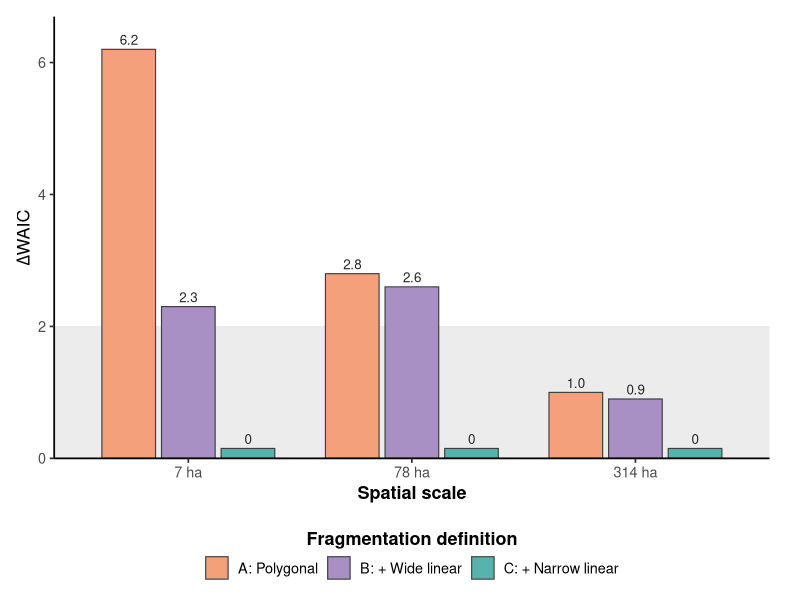
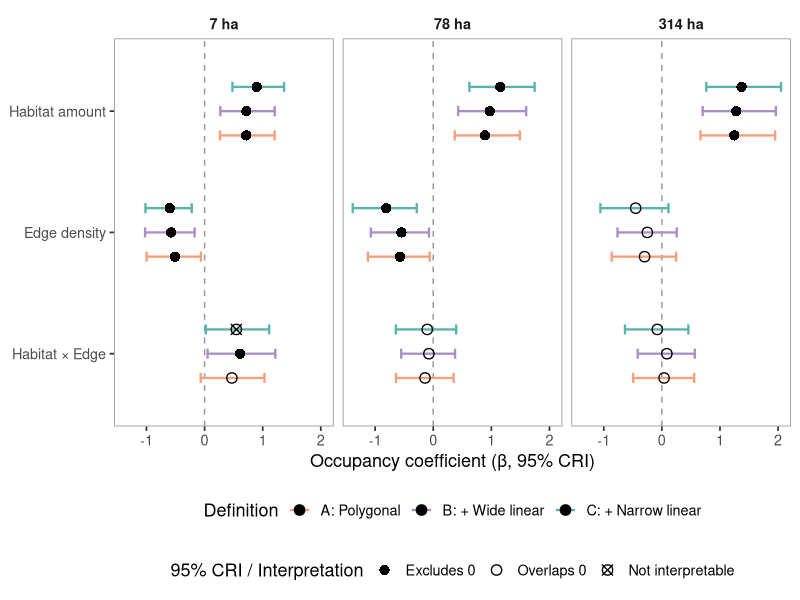

Write R code to recreate these figures, in order.
# =============================================================================
# 09  MAIN-TEXT FIGURES
# =============================================================================
# Reproduces the three R-generated main-text figures:
#   Figure 3  dWAIC by scale and fragmentation definition (bar plot)
#   Figure 4  occupancy coefficient forest plot (habitat, edge, interaction)
#   Figure 5  predicted-occupancy partial effects for habitat and edge, by scale
#
# The plotted values (WAIC deltas, coefficient means and 95% CRIs) are the
# results reported in the manuscript - i.e. the outputs of scripts 03 and 05.
# They are entered directly here so the figures can be regenerated without
# reloading the fitted models. If you re-fit the models, update the numbers in
# the labelled data blocks below.
#
# OUTPUTS: outputs/figures/fig3_dWAIC_by_scale.png
#          outputs/figures/fig4_forest_coefficients.png
#          outputs/figures/fig5_habitat_edge_partial_effects.png
# =============================================================================

library(ggplot2)
library(dplyr)
library(gridExtra)

FIG_DIR <- "outputs/figures"
dir.create(FIG_DIR, showWarnings = FALSE, recursive = TRUE)

# =============================================================================
# SHARED STYLE
# =============================================================================
scale_ar   <- c("150m" = "7 ha", "500m" = "78 ha", "1000m" = "314 ha")
def_cols   <- c("A" = "#F4A07A", "B" = "#A88FC4", "C" = "#56B4AC")
def_labs   <- c("A" = "A: Polygonal", "B" = "B: + Wide linear", "C" = "C: + Narrow linear")
scale_cols <- c("7 ha" = "#9A031E", "78 ha" = "#E69F00", "314 ha" = "#0F4C5C")

theme_clean <- function(b = 12) theme_bw(b) +
  theme(panel.grid.minor = element_blank(),
        panel.grid.major = element_blank(),
        panel.border     = element_rect(color = "grey60", fill = NA),
        strip.background  = element_blank(),
        strip.text        = element_text(face = "bold"),
        legend.key        = element_blank(),
        plot.tag          = element_text(face = "bold", size = 12))

# Pull the legend grob out of a plot (used to share one legend across panels).
get_legend <- function(p) {
  g <- ggplotGrob(p + theme(legend.position = "bottom"))
  k <- which(grepl("guide-box", vapply(g$grobs, function(x) x$name, "")))
  if (length(k)) g$grobs[[k[1]]] else grid::nullGrob()
}

# =============================================================================
# FIGURE 3 - dWAIC by scale and fragmentation definition
# =============================================================================
# Definition C is the reference (dWAIC = 0) at each scale; bars show how much
# worse Definitions A and B are. The grey band marks dWAIC < 2 (equivalent
# support).

fig_waic <- tibble::tribble(
  ~scale,   ~def, ~dWAIC,
  "7 ha",   "A", 6.2,   "7 ha",   "B", 2.3,   "7 ha",   "C", 0.0,
  "78 ha",  "A", 2.8,   "78 ha",  "B", 2.6,   "78 ha",  "C", 0.0,
  "314 ha", "A", 1.0,   "314 ha", "B", 0.9,   "314 ha", "C", 0.0
) %>%
  mutate(scale  = factor(scale, levels = c("7 ha", "78 ha", "314 ha")),
         plot_h = ifelse(def == "C", 0.15, dWAIC),   # small visible bar for C
         lab    = ifelse(def == "C", "0", sprintf("%.1f", dWAIC)))

fig3 <- ggplot(fig_waic, aes(scale, plot_h, fill = def)) +
  annotate("rect", xmin = -Inf, xmax = Inf, ymin = 0, ymax = 2,
           fill = "grey88", alpha = 0.6) +
  geom_col(position = position_dodge(width = 0.8), width = 0.72,
           colour = "grey25", linewidth = 0.4) +
  geom_text(aes(label = lab), position = position_dodge(width = 0.8),
            vjust = -0.45, size = 3.4, colour = "grey15") +
  scale_fill_manual(values = def_cols, labels = def_labs,
                    name = "Fragmentation definition") +
  scale_y_continuous(expand = expansion(mult = c(0, 0.08)),
                     breaks = seq(0, 6, 2)) +
  labs(x = "Spatial scale", y = expression(Delta * "WAIC")) +
  guides(fill = guide_legend(title.position = "top", title.hjust = 0.5)) +
  theme_classic(base_size = 13) +
  theme(axis.title      = element_text(face = "bold"),
        legend.position = "bottom",
        legend.title    = element_text(face = "bold"),
        plot.margin     = margin(t = 12, r = 22, b = 8, l = 12))

ggsave(file.path(FIG_DIR, "fig3_dWAIC_by_scale.png"), fig3,
       width = 9.5, height = 5.8, dpi = 600, bg = "white")

# =============================================================================
# FIGURE 4 - occupancy coefficient forest plot
# =============================================================================
# Habitat amount and edge density are from the additive model (M3); the
# interaction term is from the interaction model (M4). Hollow points overlap 0;
# the crossed point is the 7 ha Def C interaction, flagged not interpretable by
# the structure-coefficient check (script 05).

forest_data <- tibble::tribble(
  ~definition, ~scale,  ~parameter,     ~mean,   ~lower,  ~upper,
  # Habitat amount - additive (M3)
  "A","150m","prop_habitat",  0.7159,  0.2640,  1.2051,
  "B","150m","prop_habitat",  0.7193,  0.2707,  1.2073,
  "C","150m","prop_habitat",  0.8968,  0.4791,  1.3678,
  "A","500m","prop_habitat",  0.8912,  0.3698,  1.4916,
  "B","500m","prop_habitat",  0.9731,  0.4290,  1.6000,
  "C","500m","prop_habitat",  1.1558,  0.6220,  1.7454,
  "A","1000m","prop_habitat", 1.2466,  0.6643,  1.9495,
  "B","1000m","prop_habitat", 1.2799,  0.7017,  1.9621,
  "C","1000m","prop_habitat", 1.3717,  0.7644,  2.0506,
  # Edge density - additive (M3)
  "A","150m","edge_density", -0.5084, -0.9974, -0.0630,
  "B","150m","edge_density", -0.5753, -1.0244, -0.1716,
  "C","150m","edge_density", -0.6006, -1.0175, -0.2213,
  "A","500m","edge_density", -0.5718, -1.1237, -0.0600,
  "B","500m","edge_density", -0.5478, -1.0733, -0.0730,
  "C","500m","edge_density", -0.8086, -1.3858, -0.2833,
  "A","1000m","edge_density",-0.2979, -0.8641,  0.2453,
  "B","1000m","edge_density",-0.2499, -0.7634,  0.2560,
  "C","1000m","edge_density",-0.4511, -1.0577,  0.1132,
  # Habitat x Edge - interaction model (M4)
  "A","150m","interaction",   0.4694, -0.0667,  1.0304,
  "B","150m","interaction",   0.6111,  0.0510,  1.2173,
  "C","150m","interaction",   0.5465,  0.0215,  1.1111,
  "A","500m","interaction",  -0.1410, -0.6418,  0.3517,
  "B","500m","interaction",  -0.0750, -0.5505,  0.3756,
  "C","500m","interaction",  -0.1030, -0.6436,  0.3948,
  "A","1000m","interaction",  0.0378, -0.4932,  0.5562,
  "B","1000m","interaction",  0.0861, -0.4155,  0.5665,
  "C","1000m","interaction", -0.0786, -0.6349,  0.4560
) %>%
  mutate(
    status = case_when(
      parameter == "interaction" & definition == "C" & scale == "150m" ~ "Not interpretable",
      sign(lower) == sign(upper)                                        ~ "Excludes 0",
      TRUE                                                              ~ "Overlaps 0"),
    status = factor(status, levels = c("Excludes 0", "Overlaps 0", "Not interpretable")),
    param_label = factor(recode(parameter,
                                prop_habitat = "Habitat amount",
                                edge_density = "Edge density",
                                interaction  = "Habitat \u00d7 Edge"),
                         levels = c("Habitat \u00d7 Edge", "Edge density", "Habitat amount")),
    scale_area = factor(scale, levels = c("150m", "500m", "1000m"),
                        labels = c("7 ha", "78 ha", "314 ha")),
    definition = factor(definition, levels = c("A", "B", "C")))

dodge <- position_dodge(width = 0.6)

fig4 <- ggplot(forest_data, aes(mean, param_label)) +
  geom_vline(xintercept = 0, linetype = "dashed", colour = "grey60") +
  geom_errorbarh(aes(xmin = lower, xmax = upper, colour = definition),
                 height = 0.25, linewidth = 0.8, position = dodge) +
  geom_point(aes(fill = definition, shape = status),
             size = 3, stroke = 0.7, position = dodge) +
  scale_colour_manual(values = def_cols, labels = def_labs, name = "Definition") +
  scale_fill_manual(values = def_cols,  labels = def_labs, name = "Definition") +
  scale_shape_manual(values = c("Excludes 0" = 16, "Overlaps 0" = 1,
                                "Not interpretable" = 13),
                     name = "95% CRI / Interpretation") +
  facet_wrap(~scale_area) +
  labs(x = "Occupancy coefficient (\u03b2, 95% CRI)", y = NULL) +
  theme_clean(13) +
  theme(legend.position = "bottom", legend.box = "vertical")

ggsave(file.path(FIG_DIR, "fig4_forest_coefficients.png"), fig4,
       width = 10, height = 4.5, dpi = 600, bg = "white")

# =============================================================================
# FIGURE 5 - predicted-occupancy partial effects (Def C additive model, M3)
# =============================================================================
# Left column: coefficient by scale. Right column: predicted occupancy across
# the observed range of the covariate, holding the other at its mean. Top row =
# habitat amount, bottom row = edge density.

# Posterior means / SDs for the Def C additive model, per scale, used to build
# the prediction curves (b0 = intercept, bh/be = habitat/edge slopes; hm/hsd and
# em/esd = mean and SD used to standardise habitat % and edge density).
m3C <- list(
  "150m"  = list(b0 = -3.2240, b0sd = 0.4745, bh = 0.8968, bhsd = 0.2273,
                 be = -0.6006, besd = 0.2013, hm = 0.6974, hsd = 0.3318, em = 91.55, esd = 73.90),
  "500m"  = list(b0 = -3.1869, b0sd = 0.4750, bh = 1.1558, bhsd = 0.2865,
                 be = -0.8086, besd = 0.2809, hm = 0.5400, hsd = 0.2592, em = 88.12, esd = 42.99),
  "1000m" = list(b0 = -3.2192, b0sd = 0.4809, bh = 1.3717, bhsd = 0.3293,
                 be = -0.4511, besd = 0.2993, hm = 0.4552, hsd = 0.2129, em = 83.18, esd = 35.00))

# Build the predicted-occupancy curve for one term ("hab" or "edge").
make_curve <- function(kind) {
  out <- list()
  for (sc in names(m3C)) {
    p <- m3C[[sc]]
    if (kind == "hab") {
      x  <- seq(0.05, 0.99, length.out = 120)
      xs <- (x - p$hm) / p$hsd
      lp <- p$b0 + p$bh * xs
      se <- sqrt(p$b0sd^2 + xs^2 * p$bhsd^2)
      xx <- x * 100
    } else {
      x  <- seq(0, 250, length.out = 120)
      xs <- (x - p$em) / p$esd
      lp <- p$b0 + p$be * xs
      se <- sqrt(p$b0sd^2 + xs^2 * p$besd^2)
      xx <- x
    }
    out[[sc]] <- data.frame(scale = sc, x = xx, psi = plogis(lp),
                            lo = plogis(lp - 1.96 * se), hi = plogis(lp + 1.96 * se))
  }
  do.call(rbind, out) %>%
    mutate(scale_area = factor(scale_ar[scale], levels = c("7 ha", "78 ha", "314 ha")))
}

# Coefficient values for the left-column panels.
coefC <- tibble::tribble(
  ~kind,  ~scale,   ~mean,    ~lower,   ~upper,
  "hab",  "150m",   0.8968,   0.4791,   1.3678,
  "hab",  "500m",   1.1558,   0.6220,   1.7454,
  "hab",  "1000m",  1.3717,   0.7644,   2.0506,
  "edge", "150m",  -0.6006,  -1.0175,  -0.2213,
  "edge", "500m",  -0.8086,  -1.3858,  -0.2833,
  "edge", "1000m", -0.4511,  -1.0577,   0.1132
) %>%
  mutate(scale_area = factor(scale_ar[scale], levels = c("7 ha", "78 ha", "314 ha")))

coef_panel <- function(kind, ylab, tag)
  ggplot(filter(coefC, kind == !!kind), aes(scale_area, mean, color = scale_area)) +
  geom_hline(yintercept = 0, linetype = "dashed", color = "grey60") +
  geom_errorbar(aes(ymin = lower, ymax = upper), width = 0.12, linewidth = 0.9) +
  geom_point(size = 3.4) +
  scale_color_manual(values = scale_cols, name = "Scale") +
  labs(x = "Spatial scale", y = ylab, tag = tag) + theme_clean(12)

occ_panel <- function(df, xlab, ymax, tag)
  ggplot(df, aes(x, psi, color = scale_area, fill = scale_area)) +
  geom_ribbon(aes(ymin = lo, ymax = hi), alpha = 0.10, color = NA) +
  geom_line(linewidth = 1.4) +
  scale_color_manual(values = scale_cols, name = "Scale") +
  scale_fill_manual(values = scale_cols, name = "Scale") +
  labs(x = xlab, y = "Predicted occupancy", tag = tag) +
  coord_cartesian(ylim = c(0, ymax)) + theme_clean(12)

no_legend <- function(p) p + theme(legend.position = "none")

Hc  <- coef_panel("hab",  expression("Habitat " * beta), "a")
Ho  <- occ_panel(make_curve("hab"),  "Habitat amount (%)",  0.6, "b")
Ec  <- coef_panel("edge", expression("Edge " * beta),    "c")
Eo  <- occ_panel(make_curve("edge"), "Edge density (m/ha)", 0.5, "d")
leg <- get_legend(Ho)

fig5 <- arrangeGrob(
  arrangeGrob(no_legend(Hc), no_legend(Ho), ncol = 2, widths = c(0.8, 1)),
  arrangeGrob(no_legend(Ec), no_legend(Eo), ncol = 2, widths = c(0.8, 1)),
  leg, ncol = 1, heights = c(1, 1, 0.12))

ggsave(file.path(FIG_DIR, "fig5_habitat_edge_partial_effects.png"), fig5,
       width = 9.5, height = 7.6, dpi = 600, bg = "white")

cat("Saved 3 figures to", FIG_DIR, "\n")
